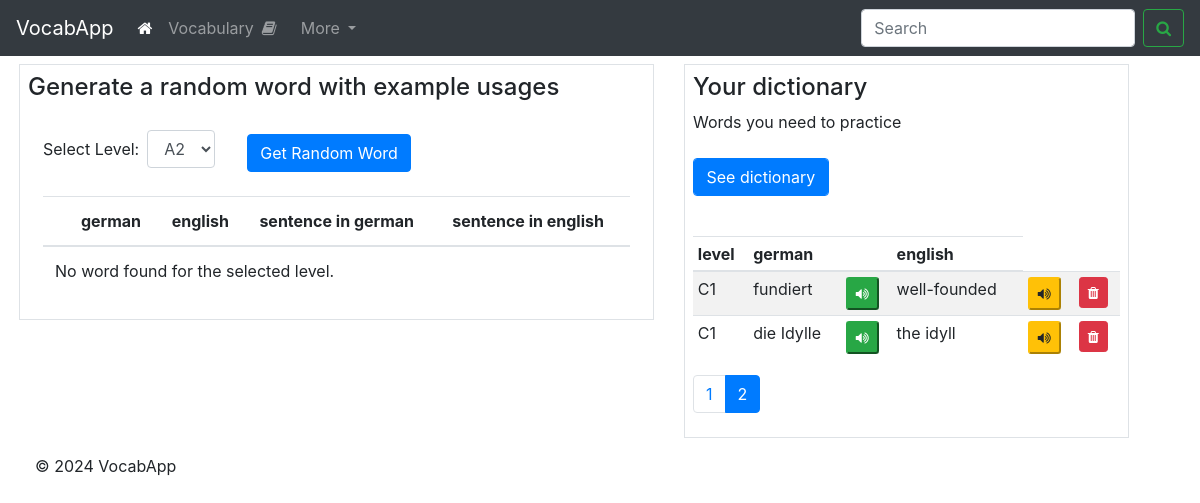
Before: /search?page=2 with the older database file.
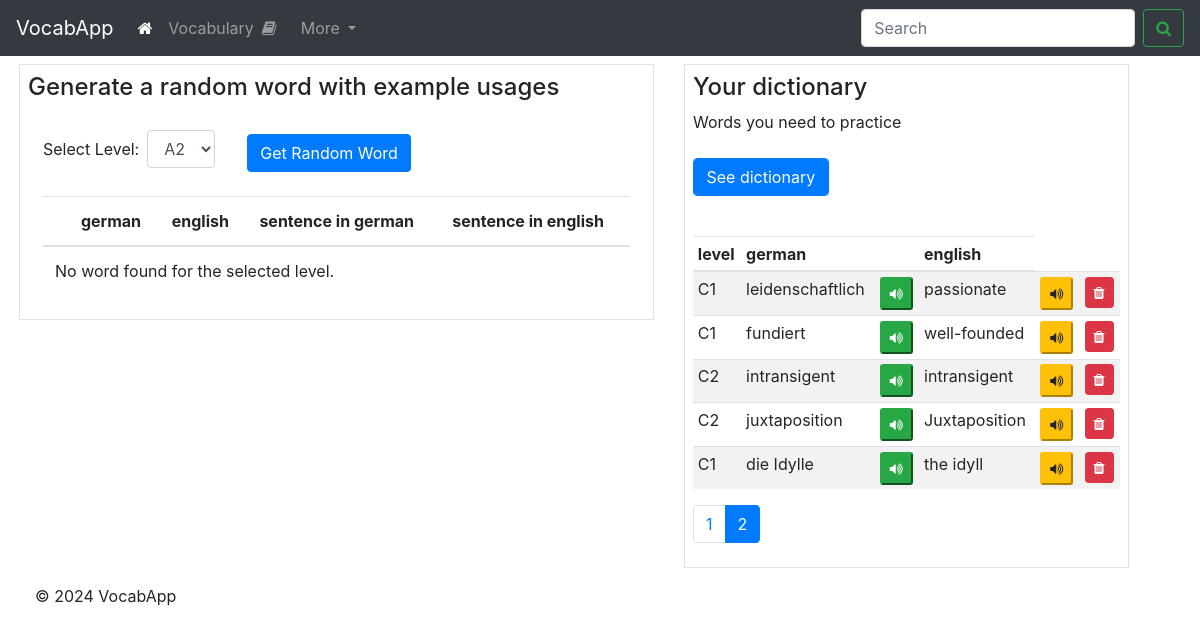
After: the same page with the newer database file.
### app.py (models this page shows)
class LanguageData(db.Model):
    __tablename__ = 'language_data'
    id = db.Column(db.Integer, primary_key=True, index=True)
    level = db.Column(db.String, index=True)
    german_word = db.Column(db.String, unique=True, index=True)
    english_word = db.Column(db.String)
    german_example = db.Column(db.String)
    english_example = db.Column(db.String)
    in_dictionary = db.Column(db.Boolean)

### app.py (the view)
@app.route('/search', methods=['GET', 'POST'])
def search():
    if request.method == 'POST':
        page = request.args.get('page', 1, type=int)
        per_page = 5
        paginated_results = LanguageData.query.filter(
                LanguageData.in_dictionary==1
        ).paginate(page=page, per_page=per_page)
        return render_template('index.html', results=paginated_results)
    elif request.method == 'GET':
        print('     --- This is GET ---')
        page = request.args.get('page', 1, type=int)
        per_page = 5
        paginated_results = LanguageData.query.filter(
            LanguageData.in_dictionary == 1
        ).paginate(page=page, per_page=per_page)
        return render_template('index.html', results=paginated_results)
    return redirect(url_for('index'))

### templates/index.html (shortened to what the changed rows need)
<!DOCTYPE html>
<html lang="en">
<head>
    <link rel="stylesheet" href="https://stackpath.bootstrapcdn.com/bootstrap/4.3.1/css/bootstrap.min.css">
    <link rel="stylesheet" href="https://cdnjs.cloudflare.com/ajax/libs/font-awesome/4.7.0/css/font-awesome.min.css">
</head>
<body>
        <div class="container mt-2 ml-1">
            <div class="row">
                <div class="col-md-7">
                    <div class="border p-2">
                        <div class="container-fluid mt-4 table-responsive">
                                <table class="table table-md mt-4 text-sm">
                                    <thead>
                                        <tr>
                                            <th class="text-sm"></th>
                                            <th class="text-sm">german</th>
                                            <th class="text-sm">english</th>
                                            <th class="text-sm">sentence in german</th>
                                            <th class="text-sm">sentence in english</th>
                                        </tr>
                                    </thead>
                                </table>
                        </div>
                    </div>
                </div>
                <div class="col-md-5">
                    <div class="border p-2">
                        <div class="search mt-4 table-responsive">
                                <table class="table table-striped table-sm fs-6 mt-4" id="resultsTable">
                                    <thead>
                                        <tr>
                                            <th>level</th>
                                            <th>german</th>
                                            <th></th>
                                            <th>english</th>
                                        </tr>
                                    </thead>
                                    <tbody>
                                    {% if results %}
                                        {% for row in results.items %}
                                        <tr>
                                            <td>{{ row['level'] }}</td>
                                            <td>{{ row['german_word'] }}</td>
                                            <td>
                                                <button type="button" class="pronounce-btn btn-success btn-sm" data-word="{{ row['german_word'] }}" data-language="german">
                                                    <i class="fa fa-volume-up"></i>
                                                </button>
                                            </td>
                                            <td>{{ row['english_word'] }}</td>
                                            <td>
                                                <button type="button" class="pronounce-btn btn-warning btn-sm" data-word="{{ row['english_word'] }}">
                                                    <i class="fa fa-volume-up"></i>
                                                </button>
                                            </td>
                                            <td>
                                                    <button type="submit" class="btn btn-danger btn-sm  delete-btn" data-toggle="modal" data-target="#confirmDeleteModal" data-rowid="{{ row['id'] }}">
                                                        <i class="fa fa-trash"></i>
                                                    </button>
                                            </td>
                                        </tr>
                                    {% endfor %}
                                    {% else %}
                                        <tr>
                                            <td colspan="6">No results found.</td>
                                        </tr>
                                {% endif %}
                                    </tbody>
                                </table>
                            <nav aria-label="Page navigation">
                            {% if results and results.iter_pages %}
                                <ul class="pagination">
                                    {% for page_num in results.iter_pages() %}
                                        {% if page_num %}
                                            <li class="page-item{% if page_num == results.page %} active{% endif %}">
                                                <a class="page-link" href="{{ url_for('search', page=page_num) }}">{{ page_num }}</a>
                                            </li>
                                        {% else %}
                                            <li class="page-item disabled"><span class="page-link">...</span></li>
                                        {% endif %}
                                    {% endfor %}
                                </ul>
                            {% endif %}
                            </nav>
                        </div>
                    </div>
                </div>
            </div>
        </div>
</body>
</html>

Changed rows visible on the page:
now on this page (row unchanged): LanguageData: level "C1", german_word "leidenschaftlich", english_word "passionate"
now on this page (row edited): LanguageData: level "C2", german_word "intransigent", english_word "intransigent"
now on this page (row edited): LanguageData: level "C2", german_word "juxtaposition", english_word "Juxtaposition"
